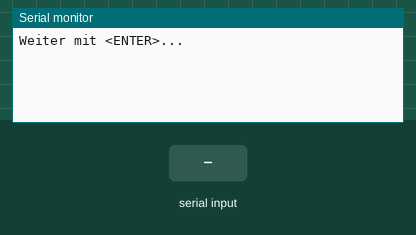
Recording of a sketch running on a simulated Arduino Nano, built with avr-gcc and run on an emulated ATmega328P. Parts: the last lines printed to the serial monitor. The inputs (shaded band) are chosen by the test bench.

Above: at 5.9 s.
6.0 s: "1" received over Serial
At 7.2 s:
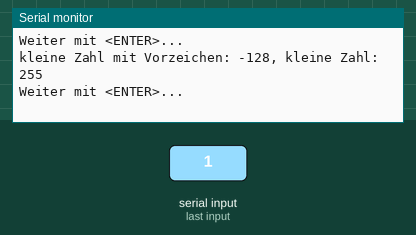
7.5 s: "0" received over Serial
At 8.6 s:
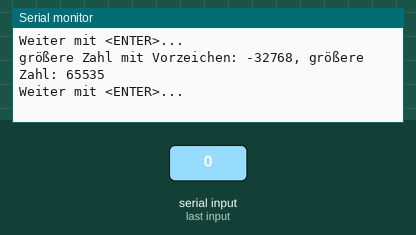
9.0 s: "2" received over Serial
At 9.8 s:
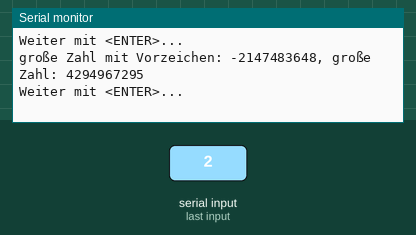
10.5 s: "1" received over Serial
At 10.9 s:
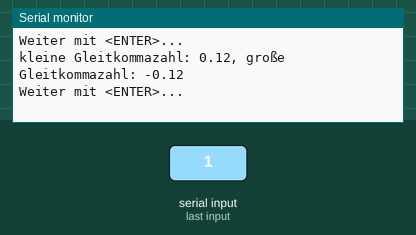
12.0 s: "0" received over Serial
At 13.1 s:
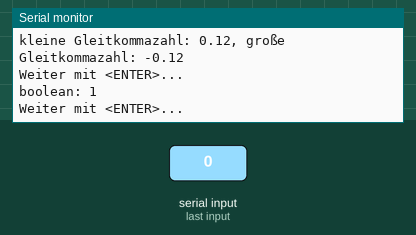
13.5 s: "2" received over Serial
At 14.3 s:
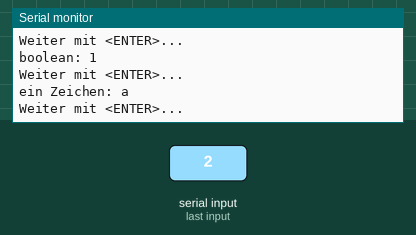

The sketch:

_03_DebuggingViaSerialMonitor.ino
```cpp
/** importiert Arduino automatisch, muss man also hier nicht unbedingt auch noch mal importieren: */
#include <Arduino.h>

/**
 * !!! Immer darauf achten, dass unten in der Statusleiste...
 *     ... das richtige Arduino Board eingestellt ist
 *     ... das richtige "Sketch File" ausgewählt ist (das ändert sich nämlich nicht automatisch)
 *     ... die richtige C/C++ Konfiguration eingestellt ist (sonst gibt es noch mehr "rote swiggels")
 *
 * :: Zahlen und Text im Serial Monitor anzeigen ::
 * :: Haupt-Programm-Schleife in Zustände unterteilen ::
 * :: Programm interaktiv durchschreiten (zum Debugen). ::
 * :: Nebenbei Zusammenfassung der Datentypen ::
 *
 * Hardware-Aufbau:
 * Arduino Nano RP2040 Connect
 * <nichts weiter>
*/

void setup() {
    /** Serielle Konsole (via USB) mit 115200 Bits/Sekunde (Baudrate) initialisieren.
     *  -> schnellere Baudrate: hängt das Programm nicht so lange auf
     *  -> langsamere Baudrate: stabilere Kommunikation
     * Für mögliche Werte: F1 drücken, "Open Serial Monitor" eingeben
     * -> das Menü zeigt alle möglichen Werte. */
    Serial.begin(115200);

    delay(5000); // 5 Sekunden blockieren, damit wir Zeit haben den seriellen Monitor zu öffnen
    warteAufEnter();

    /** 8-bit (signed) Wertebereich: -128..127 */
    int8_t kleineZahlMitVorzeichen = -128;
    /** 8-bit (unsigned) Wertebereich: 0..255 */
    uint8_t kleineZahl = 255;
    /** Basis-Variante: Jedes Mal, wenn sich der Datentyp ändert,
     *  muss man 1x print() aufrufen. */
    Serial.print("kleine Zahl mit Vorzeichen: ");
    Serial.print(kleineZahlMitVorzeichen);
    Serial.print(", kleine Zahl: ");
    Serial.println(kleineZahl); // Zeilenumbruch am Ende
    warteAufEnter();

    /** 16-bit (signed) Wertebereich: -32768..32767 */
    int16_t groessereZahlMitVorzeichen = -32768;
    /** 16-bit (unsigned) Wertebereich: 0..65535 */
    uint16_t groessereZahl = 65535;
    /** Variante: alles in einer Programm-Zeile (obwohl ich sie ungebrochen habe),
     *  indem alles in Strings umgewandelt und diese miteinander verkettet werden: */
    Serial.println("größere Zahl mit Vorzeichen: " + String(groessereZahlMitVorzeichen) +
                   ", größere Zahl: " + String(groessereZahl));
    warteAufEnter();

    /** 32-bit (signed) Wertebereich: -2147483648..2147483647 */
    int32_t riesengrosseZahlMitVorzeichen = -2147483648;
    /** 32-bit (unsigned) Wertebereich: 0..4294967295 */
    uint32_t riesengrosseZahl = 4294967295;
    Serial.println("große Zahl mit Vorzeichen: " + String(riesengrosseZahlMitVorzeichen) +
                   ", große Zahl: " + String(riesengrosseZahl));
    warteAufEnter();

    /** keine Ahnung wie viel Bit diese Datentypen auf dem Cortex M0+ haben... */
    float kleineGleitkommazahl = 0.123456789;
    double grosseGleitkommazahl = -0.123456789;
    // du wirst merken: es werde nicht alle Nachkommastellen angezeigt:
    Serial.println("kleine Gleitkommazahl: " + String(kleineGleitkommazahl) +
                   ", große Gleitkommazahl: " + String(grosseGleitkommazahl));
    warteAufEnter();

    /** Wertebereich: {true,false} */
    bool ja_oder_nein = true;
    // angezeigt als: true=1 und false=0:
    Serial.println("boolean: " + String(ja_oder_nein));
    warteAufEnter();

    char einZeichen = 'a';
    /** Muss trotzdem in einen String konvertiert werden,
     *  da sonst die Adresse der (Pointer zur) Variable ausgegeben wird, nicht der Wert. */
    Serial.println("ein Zeichen: " + String(einZeichen));
    warteAufEnter();

    String mehrereZeichen = "Bla Keks";
    /** Die Variable mehrereZeichen ist bereits vom Typ String und muss nicht konvertiert werden: */
    Serial.println("mehrere Zeichen: " + mehrereZeichen);
    warteAufEnter();
}

enum Zustand {
    ZUSTAND_A, // 1 Sekunde delay
    ZUSTAND_B  // warte auf <ENTER>
};

// Start-Zustand
Zustand zustand = ZUSTAND_A;

void loop() {
    Serial.println("Hauptprogrammschleife läuft... (Zustand=" + String(zustand) + ")");

    switch (zustand) {
        case ZUSTAND_A:
            delay(1000);
            zustand = ZUSTAND_B;
            break;
        case ZUSTAND_B:
            warteAufEnter();
            zustand = ZUSTAND_A;
            break;
    }
}

/**
 * Es muss mindestens ein Zeichen eingegeben werden,
 * oder man stellt den Serial Monitor auf "Terminal Mode" und gibt ENTER ein.
*/
void warteAufEnter() {
    Serial.println("Weiter mit <ENTER>...");
    while (!Serial.available()) {
        // noch kein Zeichen (z.B. ENTER) empfangen
    }
    while (Serial.available()) {
        // Alle Zeichen lesen und damit den Zeichen-Puffer leeren.
        Serial.read();
    }
}
```

Measured:
- after the input at 6.0 s, the serial monitor: prints a new line at once (image 1)
- after the input at 7.5 s, the serial monitor: prints a new line at once (image 2)
- after the input at 9.0 s, the serial monitor: prints a new line at once (image 3)
- after the input at 10.5 s, the serial monitor: prints a new line at once (image 4)
- after the input at 12.0 s, the serial monitor: prints a new line at once (image 5)
- after the input at 13.5 s, the serial monitor: prints a new line at once (image 6)
